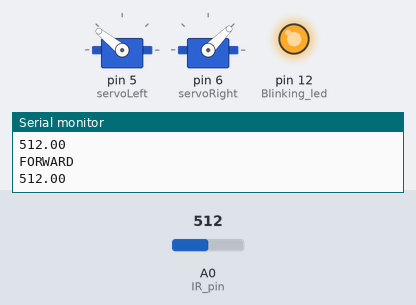
Bench run of a sketch on a simulated Arduino Nano, built with avr-gcc and run on an emulated ATmega328P. Parts: 2 × servo, output pins drawn as LEDs (lit = HIGH), the last lines printed to the serial monitor. The test bench sets the inputs (shaded band); at power-on: A0 (IR_pin) = 512.

Above: at 1.2 s.
1.3 s: A0 (IR_pin) set to 408
2.8 s: A0 (IR_pin) set to 385
At 3.2 s:
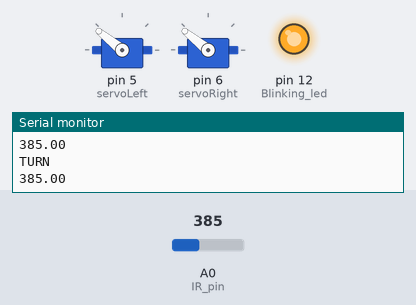
4.3 s: A0 (IR_pin) set to 409
At 5.5 s:
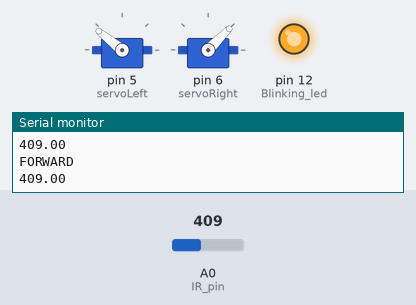
5.8 s: A0 (IR_pin) set to 390
At 6.6 s:
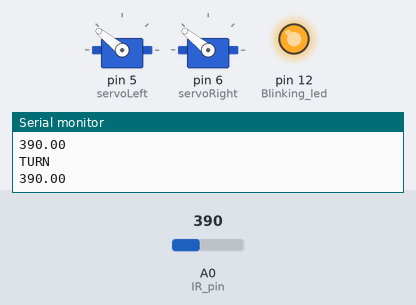
Timing chart, 0 to 8.3 s (numbered marks = the images above; inputs shaded):
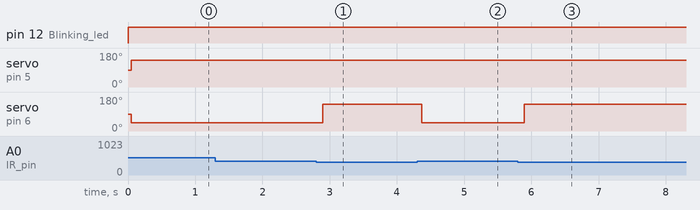

The sketch:

mibo.ino
```cpp
// Control of Mibo Mini Bot - Last update: AndreasVan 2015-03-19 Version 2.01
// Motor 2xServo MSR 1.3
// Micro controller = Arduino Nano
// Avoiding obstacles with IR sensor Sharp GP2Y0D810Z0F
// this code is public domain, enjoy!

  #include <Servo.h>                           // Include servo library

  Servo servoLeft;                             // Declare left servo
  Servo servoRight;                            // Declare right servo
  int IR_pin = 0;                              // Analog pin for reading the IR sensor
  float IR_read;                               // Floating point number to hold converted voltage as distance

  void setup() {
    Serial.begin(9600);                        // Start the serial port
    pinMode(12, OUTPUT);                       // Blinking led
    servoLeft.attach(5);                       // Servo left to D5
    servoRight.attach(6);                      // Servo right to D6

  }

  void loop() {
    digitalWrite(12, HIGH);

    GetDistance();
//    Serial.println(distance);                // print the distance

    if (IR_read > 399)                         // No obstacle
    {
      forward();
    }

    if (IR_read < 400)                         // Obstacle
    {
      turn();
    }
  }

  void GetDistance(){
    IR_read = analogRead(IR_pin);               // Reads the value of the sharp sensor
    Serial.println(IR_read);                    // Prints the value of the sensor to the serial monitor
    delay(50);                                  // Delay to get stable readings
  }

  void turn(){                                 // Turn right subroutine
    servoLeft.write(1995);
    servoRight.write(1995);
    Serial.println("TURN");
  }

  void forward(){                                // Forward subroutine
    servoLeft.write(1995);
    servoRight.write(1005);
    Serial.println("FORWARD");
  }
```

Measured:
- the behaviour switches between 400 and 399 on A0 (IR_pin) (found by bisection; images 0 and 1)
- after the input at 2.8 s, servo on pin 6 (servoRight): 45° → 141° after 0.10 s
- after the input at 4.3 s, servo on pin 6 (servoRight): 141° → 45° after 0.07 s
- after the input at 5.8 s, servo on pin 6 (servoRight): 45° → 141° after 0.09 s
